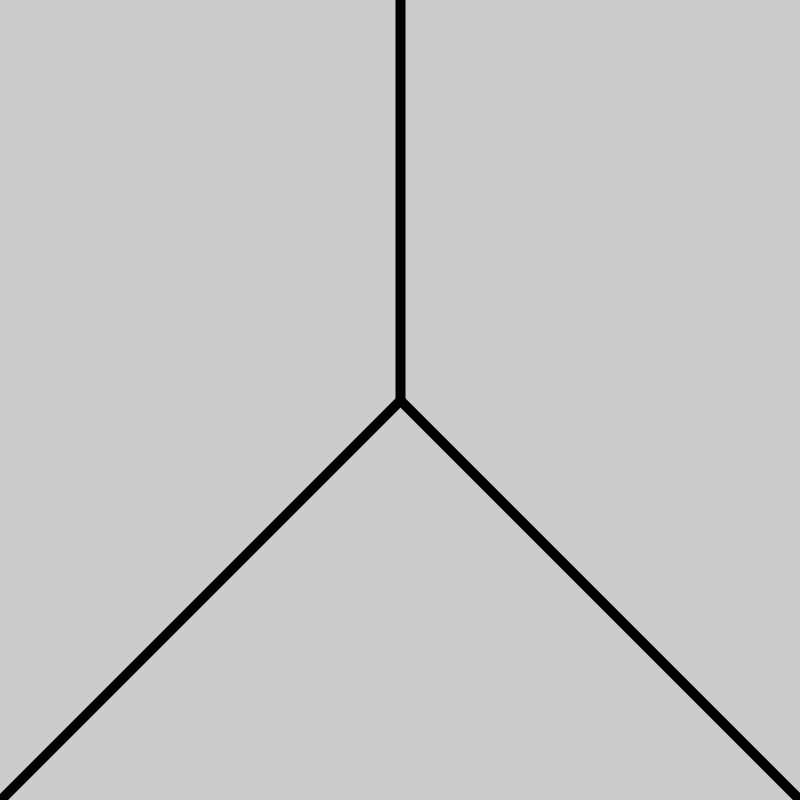
Frame 1 (no input)
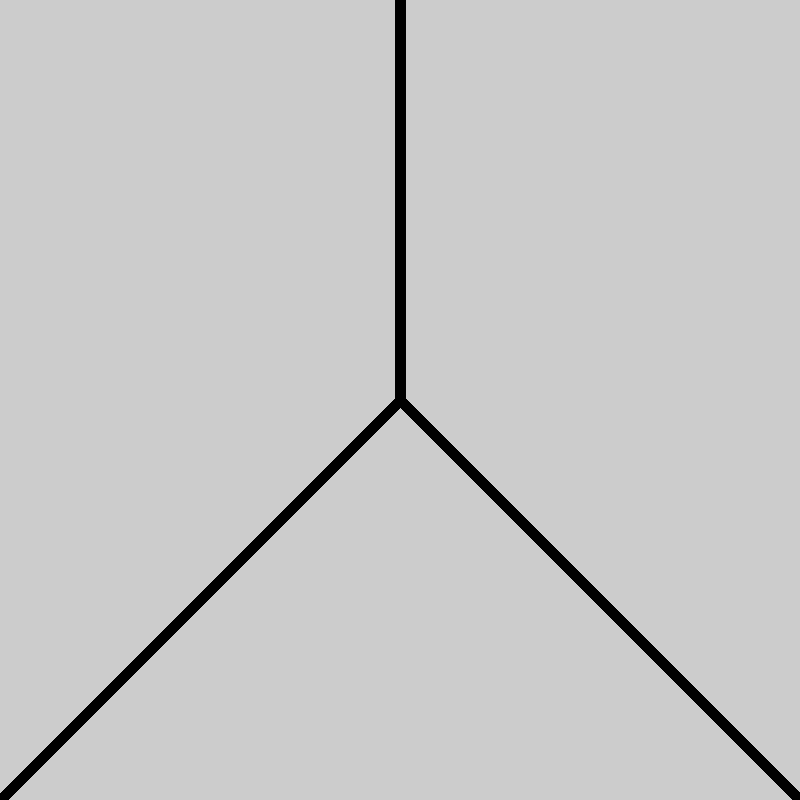
Frame 60 (the mouse pressed at the canvas centre just before this capture)
Frame 120 (the mouse held since frame 60 and released just before this capture): identical to frame 60, image omitted

The Processing sketch that drew these frames (run headless with seeded random() and noise(); from frame 60 on, the mouse is pressed at the canvas centre):

// Processing sketch: practice_2
// ── practice_2.pde
float canvSizeX = 800;
float canvSizeY = 800;
float originX = canvSizeX/2;
float originY = canvSizeY/2;
float destinX = 0;
float destinY = 0;
float colStroke = 0;

void setup()
{
 size(800,800);
}
void draw()
{
  stroke(colStroke);
  strokeWeight(10);
  line(originX, originY, canvSizeX*0.5, canvSizeY*0);
  line(originX, originY, canvSizeX*0, canvSizeY);
  line(originX, originY, canvSizeX, canvSizeY);
}
